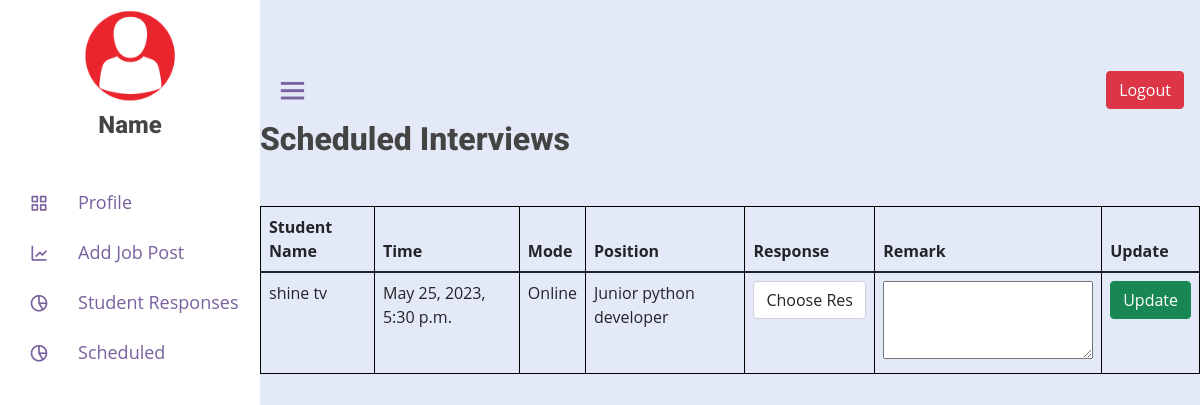
The app's page /Scheduled_Interviews/ (signed in) with its own data.
### placement_app/models.py (models this page shows, shortened)
class Schedule_Interview(models.Model):
    job_post_idss=models.ForeignKey(JobPostApplication,on_delete=models.CASCADE)
    interview_scheduled=models.DateTimeField()
    instructions=models.CharField(max_length=10000,default='')
    interview_link=models.CharField(max_length=100,default='')
    interview_mode=models.CharField(max_length=100,default='')
    interview_result=models.CharField(max_length=100,default='')
    interview_remarks=models.CharField(max_length=1000,default='')

class JobPostApplication(models.Model):
    student = models.ForeignKey(Student, on_delete=models.CASCADE)
    job_post = models.ForeignKey(Add_Job_Post, on_delete=models.CASCADE)
    applied_on = models.DateTimeField(default=timezone.now)
    status=models.CharField(max_length=100,default='')
    Eligibilty=models.CharField(max_length=100,default='')

class Student(models.Model):
    name = models.CharField(max_length=255)
    email = models.EmailField()
    phone = models.CharField(max_length=15)
    branch = models.CharField(max_length=50)
    sem = models.IntegerField()
    year = models.IntegerField()
    backlog = models.IntegerField()
    resume = models.FileField(upload_to='resumes/')
    stud_image = models.ImageField(
        upload_to='stud_image/', null=False, blank=True, default="Nil")
    slug = models.SlugField(unique=True, max_length=255, default="nil")
    cgpa = models.FloatField(max_length=100, default=0)

class Add_Job_Post(models.Model):
    company_id=models.ForeignKey(Add_Company,on_delete=models.CASCADE)
    job_position = models.CharField(max_length=100, default='')
    job_description = models.CharField(max_length=10000, default='')
    job_criteria = models.CharField(max_length=100, default='')
    created_date = models.DateField()
    verification=models.CharField(max_length=100,default="Requested")

### placement_app/views.py (the view)
# urls.py: path('Scheduled_Interviews/',views.Scheduled_Interviews),
def Scheduled_Interviews(request):
    SessionId=request.session['id']
    comp=Add_Company.objects.get(id=SessionId)
    scheduled=Schedule_Interview.objects.filter(job_post_idss__job_post__company_id=comp)
    return render(request,'Company/Schedules.html',{'scheduled':scheduled})

### placement_app/templates/Company/Schedules.html (shortened to what this page needs)
{% extends 'Company/company_header.html' %}
{% load static %}
{% block content %}
    <h2>Scheduled Interviews</h2>
    <table class="table table-bordered mt-5" border="1" style="border:1px solid #000">
        <thead>
            <tr>
                <th>Student Name</th>
                <th>Time</th>
                <th>Mode</th>
                <th>Position</th>
                <th>Response</th>
                <th>Remark</th>
                <th>Update</th>
            </tr>
        </thead>
        <tbody>
            {% for interview in scheduled %}
                <tr>
                    <td>{{ interview.job_post_idss.student.name }}</td>
                    <td>{{ interview.interview_scheduled }}</td>
                    <td>{{ interview.interview_mode }}</td>
                    <td>{{ interview.job_post_idss.job_post.job_position }}
                    <td>
                        <select name="interview_response" class="form-control">
                            <option>Choose Result</option>
                        </select>
                    </td>
                    <td><textarea rows="3" name="remarks"></textarea></td>
                    <td><button class="btn btn-success" type="submit">Update</button></td>
                </tr>
            {% endfor %}
        </tbody>
    </table>
{% endblock %}

### placement_app/static/css/style.css (style rules this page uses)
:root { --color-white: #fff; --color-light: #f1f5f9; --color-black: #121212; --color-night: #001632; --color-red: #f44336; --color-blue: #1a73e8; --color-gray: #80868b; --color-grayish: #dadce0; --shadow-normal: 0 1px 3px 0 rgba(0, 0, 0, 0.1), 0 1px 2px 0 rgba(0, 0, 0, 0.06); --shadow-medium: 0 4px 6px -1px rgba(0, 0, 0, 0.1), 0 2px 4px -1px rgba(0, 0, 0, 0.06); --shadow-large: 0 10px 15px -3px rgba(0, 0, 0, 0.1), 0 4px 6px -2px rgba(0, 0, 0, 0.05); }
body { font-family: "Open Sans", sans-serif; color: #444444; }
h1, h2, h3, h4, h5, h6 { font-family: "Roboto", sans-serif; font-weight: 800; }

### records on screen
Schedule_Interview: job_post_idss.student.name "shine tv", interview_scheduled "May 25, 2023, 5:30 p.m.", interview_mode "Online", job_post_idss.job_post.job_position "Junior python developer"
